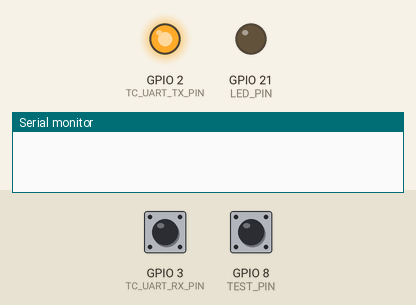
A sketch run on a simulated ESP32-S3. On the bench: output pins drawn as LEDs (lit = HIGH), the last lines printed to the serial monitor. Dashed ring = blinking. Inputs (shaded band) come from the test bench; at power-on: GPIO 8 (TEST_PIN) HIGH, GPIO 3 (TC_UART_RX_PIN) HIGH.

Above: at 0.1 s.
At 6.5 s:
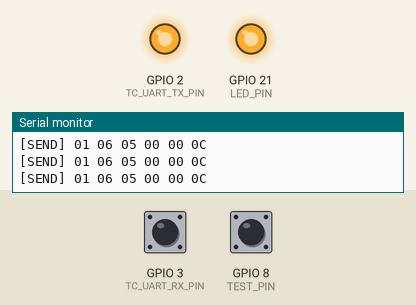
6.6 s: GPIO 8 (TEST_PIN) pulled LOW for 2.35 s
At 7.1 s:
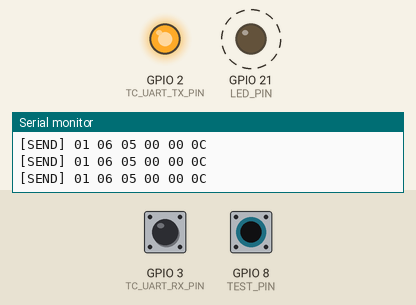
Timing chart, 0 to 16.4 s (numbered marks = the images above; inputs shaded):
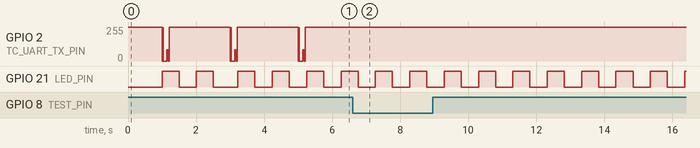

The sketch:

ESP32_TC_Emu_ValiablePacket.ino
```cpp
// ==============================
// TC Emulator with FreeRTOS-safe Logging (ESP32-S3)
// - 300bps BitBang RX/TX
// - FreeRTOS構成 / OLED初期化のみ
// - 可変長パケット対応
// - Serial出力にportMUX排他制御を追加
// ==============================

#include <Arduino.h>
#include <Adafruit_SSD1306.h>
#include <Wire.h>
#include "esp_rom_sys.h"  // これをインクルード！

#define TC_UART_TX_PIN 2
#define TC_UART_RX_PIN 3
#define LED_PIN        21
#define TEST_PIN        8
#define OLED_SDA_PIN    4
#define OLED_SCL_PIN    5
#define BAUD_RATE      300
#define BIT_PAT        true    // LSB
//#define BIT_DURATION_US (1000000 / BAUD_RATE)
#define BIT_DURATION_US 3333  // ← 少し長めの値に調整


#define MAX_PAYLOAD_SIZE 10
#define MAX_PACKET_SIZE  11  // cmd + payload(max10)

#define SCREEN_WIDTH 128
#define SCREEN_HEIGHT 64
Adafruit_SSD1306 display(SCREEN_WIDTH, SCREEN_HEIGHT, &Wire, -1);

// ========== FreeRTOS Serial Mutex ==========
portMUX_TYPE serialMux = portMUX_INITIALIZER_UNLOCKED;

// ========== コマンド定義テーブル ==========
typedef struct {
  uint8_t cmd_id;
  uint8_t payload_size;
} CommandDef;

static const CommandDef cmd_table[] = {
  {0x01, 5}, {0x02, 0}, {0x03, 1},
  {0x04, 2}, {0x05, 0}, {0x06, 1}, {0x07, 1},
};
const size_t CMD_TABLE_LEN = sizeof(cmd_table) / sizeof(CommandDef);

// ========== 受信構造体 ==========
typedef struct {
  uint8_t cmd_id;
  uint8_t payload[MAX_PAYLOAD_SIZE];
  uint8_t length;
} CommandPacket;

QueueHandle_t cmdQueue;

// ビット反転（MSB → LSB変換）
uint8_t reverseBits(uint8_t b) {
  b = (b & 0xF0) >> 4 | (b & 0x0F) << 4;
  b = (b & 0xCC) >> 2 | (b & 0x33) << 2;
  b = (b & 0xAA) >> 1 | (b & 0x55) << 1;
  return b;
}

// ========== ログ出力 ==========
void logPacket(const char* label, const uint8_t* data, size_t len) {
  char buffer[128];
  int idx = snprintf(buffer, sizeof(buffer), "%s", label);

  for (size_t i = 0; i < len && idx < sizeof(buffer) - 4; ++i) {
    int written = snprintf(&buffer[idx], sizeof(buffer) - idx, " %02X", data[i]);
    if (written < 0 || written >= (int)(sizeof(buffer) - idx)) break;
    idx += written;
  }
#if 0
  for (size_t i = 0; i < len && idx < sizeof(buffer) - 4; ++i) {
    idx += snprintf(&buffer[idx], sizeof(buffer) - idx, " %02X", data[i]);
  }
#endif
  portENTER_CRITICAL(&serialMux);
  Serial.println(buffer);
  portEXIT_CRITICAL(&serialMux);
}

int lookupPayloadSize(uint8_t cmd_id) {
  for (size_t i = 0; i < CMD_TABLE_LEN; ++i) {
    if (cmd_table[i].cmd_id == cmd_id) return cmd_table[i].payload_size;
  }
  return -1;
}

void bitBangSendByte(uint8_t b) {
  if (BIT_PAT) {
    b = reverseBits(b);  // LSBファーストなら事前に反転
  }

  noInterrupts();
  digitalWrite(TC_UART_TX_PIN, LOW);
  esp_rom_delay_us(BIT_DURATION_US);

  // MSBファーストで送信（LSB希望時は事前に反転済）
  for (int i = 7; i >= 0; --i) {
    digitalWrite(TC_UART_TX_PIN, (b >> i) & 0x01);
    esp_rom_delay_us(BIT_DURATION_US);
  }

  digitalWrite(TC_UART_TX_PIN, HIGH);
  esp_rom_delay_us(BIT_DURATION_US * 2);  // ストップビット + ギャップ
  interrupts();
}


#if 0
void bitBangSendByte(uint8_t b) {
  noInterrupts();  // ←追加
  digitalWrite(TC_UART_TX_PIN, LOW);
  delayMicroseconds(BIT_DURATION_US);

  if (BIT_PAT) {
    // LSBファースト
    for (int i = 0; i < 8; ++i) {
      digitalWrite(TC_UART_TX_PIN, b & 0x01);
      delayMicroseconds(BIT_DURATION_US);
      b >>= 1;
    }
  } else {
    // MSBファースト
    for (int i = 7; i >= 0; --i) {
      digitalWrite(TC_UART_TX_PIN, (b >> i) & 0x01);
      delayMicroseconds(BIT_DURATION_US);
    }
  }
  digitalWrite(TC_UART_TX_PIN, HIGH);
  delayMicroseconds(BIT_DURATION_US * 2); // 6720us

  interrupts();    // ←追加

}
#endif

// MSB/LSB対応 送信関数
void sendPacket(const uint8_t* data, size_t len, bool lsbMode) {

  noInterrupts();  // ←追加
  portENTER_CRITICAL(&serialMux);

  for (size_t i = 0; i < len; ++i) {
//    uint8_t b = lsbMode ? reverseBits(data[i]) : data[i];
//    bitBangSendByte(data[i]);
      // 修正後（BIT_PATに応じて反転してから渡す）
      uint8_t b = lsbMode ? reverseBits(data[i]) : data[i];
      bitBangSendByte(b);
  }
  portEXIT_CRITICAL(&serialMux);
  interrupts();    // ←追加
}

bool receiveByte(uint8_t* outByte) {
  while (digitalRead(TC_UART_RX_PIN) == HIGH) vTaskDelay(1);

//  delayMicroseconds(BIT_DURATION_US + BIT_DURATION_US / 2);
//  delayMicroseconds(BIT_DURATION_US * 1.5);  // ← 中央補正をしっかり
  const int start_offset = (BIT_DURATION_US * 3) / 2;
  // ↓ここからだけ割り込み禁止にする
  noInterrupts();
  delayMicroseconds(start_offset);

  uint8_t b = 0;
  for (int i = 0; i < 8; ++i) {
    int bit = digitalRead(TC_UART_RX_PIN);
    b |= (bit << i);

    delayMicroseconds(BIT_DURATION_US);
  }
  interrupts();
  delayMicroseconds(BIT_DURATION_US);

  *outByte = BIT_PAT ? reverseBits(b) : b;  // ← この行を修正
  return true;
}

void handleCommand(const CommandPacket& pkt, uint8_t* response, uint8_t* respLen) {
  uint8_t id = pkt.cmd_id;
  uint8_t id_rev = reverseBits(id);

  switch (id) {
    case 0x01: case 0x02: case 0x03:
    case 0x04: case 0x05: case 0x06:
      break;
    default:
      switch (id_rev) {
        case 0x01: case 0x02: case 0x03:
        case 0x04: case 0x05: case 0x06:
          id = id_rev;  // LSB受信だったと判断
          break;
        default:
          *respLen = 0;
          return;
      }
  }

  response[0] = pkt.cmd_id;  // 元のIDでそのまま返す（echo）
  for (uint8_t i = 0; i < pkt.length; ++i) {
    response[1 + i] = pkt.payload[i];
  }
  *respLen = pkt.length + 1;
}

void TaskBitBangReceive(void* pvParameters) {
  for (;;) {

    if (digitalRead(TEST_PIN) == HIGH) {
      CommandPacket pkt = {0x01, {0x06, 0x05, 0x00, 0x00, 0x0C}, 5};
      xQueueSend(cmdQueue, &pkt, portMAX_DELAY);
      vTaskDelay(pdMS_TO_TICKS(2000));
      continue;
    }

    uint8_t cmd;
    if (!receiveByte(&cmd)) continue;
    int plen = lookupPayloadSize(cmd);
    if (plen < 0 || plen > MAX_PAYLOAD_SIZE) continue;

    CommandPacket pkt;
    pkt.cmd_id = cmd;
    pkt.length = plen;
    for (int i = 0; i < plen; ++i) {
      if (!receiveByte(&pkt.payload[i])) return;
    }

    logPacket("[RECV]", &pkt.cmd_id, 1);
    logPacket("[RECV-DATA]", pkt.payload, pkt.length);
    xQueueSend(cmdQueue, &pkt, portMAX_DELAY);
    vTaskDelay(pdMS_TO_TICKS(5));
  }
}

void TaskBitBangSend(void* pvParameters) {
  CommandPacket pkt;
  uint8_t response[MAX_PACKET_SIZE];
  uint8_t respLen = 0;

  for (;;) {
    if (xQueueReceive(cmdQueue, &pkt, portMAX_DELAY) == pdTRUE) {
      handleCommand(pkt, response, &respLen);
      if (respLen > 0) {
        logPacket("[SEND]", response, respLen);
        sendPacket(response, respLen, BIT_PAT);
      }
    }
    vTaskDelay(pdMS_TO_TICKS(5));
  }
}

#if 0
void TaskLED(void* pvParameters) {
  for (;;) {
    digitalWrite(LED_PIN, HIGH);
    vTaskDelay(pdMS_TO_TICKS(500));
    digitalWrite(LED_PIN, LOW);
    vTaskDelay(pdMS_TO_TICKS(500));
  }
}

void initOLED() {
  Wire.begin(OLED_SDA_PIN, OLED_SCL_PIN);
  if (!display.begin(SSD1306_SWITCHCAPVCC, 0x3C)) return;
  display.clearDisplay();
  display.setTextSize(1);
  display.setTextColor(SSD1306_WHITE);
  display.setCursor(0, 0);
  display.println("TC Emulator Ready");
  display.display();
  delay(1000);
}
#endif

void setup() {
  Serial.begin(115200);
  pinMode(TC_UART_TX_PIN, OUTPUT);
  pinMode(TC_UART_RX_PIN, INPUT_PULLUP);
  pinMode(LED_PIN, OUTPUT);
  pinMode(TEST_PIN, INPUT_PULLUP);
  digitalWrite(TC_UART_TX_PIN, HIGH);

//  initOLED();
  delay(1000);

  cmdQueue = xQueueCreate(8, sizeof(CommandPacket));
  xTaskCreatePinnedToCore(TaskBitBangReceive, "Receive", 4096, NULL, 1, NULL, 0);
  xTaskCreatePinnedToCore(TaskBitBangSend, "Send", 2048, NULL, 1, NULL, 1);
//  xTaskCreatePinnedToCore(TaskLED, "LED", 1024, NULL, 1, NULL, 0);
}

void loop() {
    digitalWrite(LED_PIN, HIGH);
    vTaskDelay(pdMS_TO_TICKS(500));
    digitalWrite(LED_PIN, LOW);
    vTaskDelay(pdMS_TO_TICKS(500));
  delay(10);           // 無駄なCPU消費を避ける
}
```

Measured:
- after the input at 6.6 s, GPIO 2 (TC_UART_TX_PIN): stops changing and stays 255/255
- by itself, GPIO 2 (TC_UART_TX_PIN): repeats every 2.0 s: 255/255 0.01 s, 0/255 0.10 s, 85/255 0.05 s, 0/255 0.03 s, 255/255 1.8 s, 0/255 0.03 s
- by itself, GPIO 21 (LED_PIN): alternates HIGH for 0.50 s and LOW for 0.51 s
